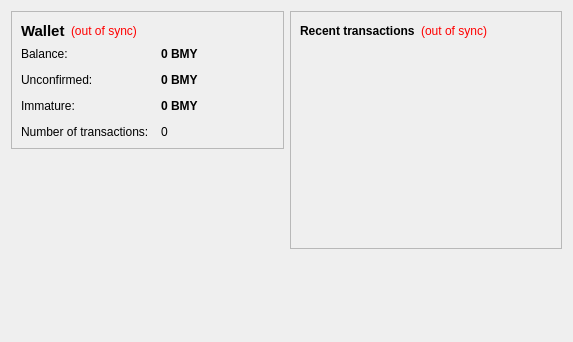
<?xml version="1.0" encoding="UTF-8"?>
<ui version="4.0">
 <class>OverviewPage</class>
 <widget class="QWidget" name="OverviewPage">
  <property name="geometry">
   <rect>
    <x>0</x>
    <y>0</y>
    <width>573</width>
    <height>342</height>
   </rect>
  </property>
  <property name="windowTitle">
   <string>Form</string>
  </property>
  <layout class="QHBoxLayout" name="horizontalLayout" stretch="1,1">
   <item>
    <layout class="QVBoxLayout" name="verticalLayout_2">
     <item>
      <widget class="QFrame" name="frame">
       <property name="frameShape">
        <enum>QFrame::StyledPanel</enum>
       </property>
       <property name="frameShadow">
        <enum>QFrame::Raised</enum>
       </property>
       <layout class="QVBoxLayout" name="verticalLayout_4">
        <item>
         <layout class="QHBoxLayout" name="horizontalLayout_4">
          <item>
           <widget class="QLabel" name="label_5">
            <property name="font">
             <font>
              <pointsize>11</pointsize>
              <weight>75</weight>
              <bold>true</bold>
             </font>
            </property>
            <property name="text">
             <string>Wallet</string>
            </property>
           </widget>
          </item>
          <item>
           <widget class="QLabel" name="labelWalletStatus">
            <property name="toolTip">
             <string>The displayed information may be out of date. Your wallet automatically synchronizes with the BitMoneycoin network after a connection is established, but this process has not completed yet.</string>
            </property>
            <property name="styleSheet">
             <string notr="true">QLabel { color: red; }</string>
            </property>
            <property name="text">
             <string notr="true">(out of sync)</string>
            </property>
            <property name="alignment">
             <set>Qt::AlignLeading|Qt::AlignLeft|Qt::AlignVCenter</set>
            </property>
           </widget>
          </item>
          <item>
           <spacer name="horizontalSpacer_2">
            <property name="orientation">
             <enum>Qt::Horizontal</enum>
            </property>
            <property name="sizeHint" stdset="0">
             <size>
              <width>40</width>
              <height>20</height>
             </size>
            </property>
           </spacer>
          </item>
         </layout>
        </item>
        <item>
         <layout class="QFormLayout" name="formLayout_2">
          <property name="fieldGrowthPolicy">
           <enum>QFormLayout::AllNonFixedFieldsGrow</enum>
          </property>
          <property name="horizontalSpacing">
           <number>12</number>
          </property>
          <property name="verticalSpacing">
           <number>12</number>
          </property>
          <item row="0" column="0">
           <widget class="QLabel" name="label">
            <property name="text">
             <string>Balance:</string>
            </property>
           </widget>
          </item>
          <item row="0" column="1">
           <widget class="QLabel" name="labelBalance">
            <property name="font">
             <font>
              <weight>75</weight>
              <bold>true</bold>
             </font>
            </property>
            <property name="cursor">
             <cursorShape>IBeamCursor</cursorShape>
            </property>
            <property name="toolTip">
             <string>Your current balance</string>
            </property>
            <property name="text">
             <string notr="true">0 BMY</string>
            </property>
            <property name="textInteractionFlags">
             <set>Qt::LinksAccessibleByMouse|Qt::TextSelectableByKeyboard|Qt::TextSelectableByMouse</set>
            </property>
           </widget>
          </item>
          <item row="1" column="0">
           <widget class="QLabel" name="label_3">
            <property name="text">
             <string>Unconfirmed:</string>
            </property>
           </widget>
          </item>
          <item row="1" column="1">
           <widget class="QLabel" name="labelUnconfirmed">
            <property name="font">
             <font>
              <weight>75</weight>
              <bold>true</bold>
             </font>
            </property>
            <property name="cursor">
             <cursorShape>IBeamCursor</cursorShape>
            </property>
            <property name="toolTip">
             <string>Total of transactions that have yet to be confirmed, and do not yet count toward the current balance</string>
            </property>
            <property name="text">
             <string notr="true">0 BMY</string>
            </property>
            <property name="textInteractionFlags">
             <set>Qt::LinksAccessibleByMouse|Qt::TextSelectableByKeyboard|Qt::TextSelectableByMouse</set>
            </property>
           </widget>
          </item>
          <item row="3" column="0">
           <widget class="QLabel" name="label_2">
            <property name="text">
             <string>Number of transactions:</string>
            </property>
           </widget>
          </item>
          <item row="3" column="1">
           <widget class="QLabel" name="labelNumTransactions">
            <property name="toolTip">
             <string>Total number of transactions in wallet</string>
            </property>
            <property name="text">
             <string notr="true">0</string>
            </property>
           </widget>
          </item>
          <item row="2" column="0">
           <widget class="QLabel" name="labelImmatureText">
            <property name="text">
             <string>Immature:</string>
            </property>
           </widget>
          </item>
          <item row="2" column="1">
           <widget class="QLabel" name="labelImmature">
            <property name="font">
             <font>
              <weight>75</weight>
              <bold>true</bold>
             </font>
            </property>
            <property name="toolTip">
             <string>Mined balance that has not yet matured</string>
            </property>
            <property name="text">
             <string notr="true">0 BMY</string>
            </property>
            <property name="textInteractionFlags">
             <set>Qt::LinksAccessibleByMouse|Qt::TextSelectableByKeyboard|Qt::TextSelectableByMouse</set>
            </property>
           </widget>
          </item>
         </layout>
        </item>
       </layout>
      </widget>
     </item>
     <item>
      <spacer name="verticalSpacer">
       <property name="orientation">
        <enum>Qt::Vertical</enum>
       </property>
       <property name="sizeHint" stdset="0">
        <size>
         <width>20</width>
         <height>40</height>
        </size>
       </property>
      </spacer>
     </item>
    </layout>
   </item>
   <item>
    <layout class="QVBoxLayout" name="verticalLayout_3">
     <item>
      <widget class="QFrame" name="frame_2">
       <property name="frameShape">
        <enum>QFrame::StyledPanel</enum>
       </property>
       <property name="frameShadow">
        <enum>QFrame::Raised</enum>
       </property>
       <layout class="QVBoxLayout" name="verticalLayout">
        <item>
         <layout class="QHBoxLayout" name="horizontalLayout_2">
          <item>
           <widget class="QLabel" name="label_4">
            <property name="text">
             <string>&lt;b&gt;Recent transactions&lt;/b&gt;</string>
            </property>
           </widget>
          </item>
          <item>
           <widget class="QLabel" name="labelTransactionsStatus">
            <property name="toolTip">
             <string>The displayed information may be out of date. Your wallet automatically synchronizes with the BitMoneycoin network after a connection is established, but this process has not completed yet.</string>
            </property>
            <property name="styleSheet">
             <string notr="true">QLabel { color: red; }</string>
            </property>
            <property name="text">
             <string notr="true">(out of sync)</string>
            </property>
            <property name="alignment">
             <set>Qt::AlignRight|Qt::AlignTrailing|Qt::AlignVCenter</set>
            </property>
           </widget>
          </item>
          <item>
           <spacer name="horizontalSpacer">
            <property name="orientation">
             <enum>Qt::Horizontal</enum>
            </property>
            <property name="sizeHint" stdset="0">
             <size>
              <width>40</width>
              <height>20</height>
             </size>
            </property>
           </spacer>
          </item>
         </layout>
        </item>
        <item>
         <widget class="QListView" name="listTransactions">
          <property name="styleSheet">
           <string notr="true">QListView { background: transparent; }</string>
          </property>
          <property name="frameShape">
           <enum>QFrame::NoFrame</enum>
          </property>
          <property name="verticalScrollBarPolicy">
           <enum>Qt::ScrollBarAlwaysOff</enum>
          </property>
          <property name="horizontalScrollBarPolicy">
           <enum>Qt::ScrollBarAlwaysOff</enum>
          </property>
          <property name="selectionMode">
           <enum>QAbstractItemView::NoSelection</enum>
          </property>
         </widget>
        </item>
       </layout>
      </widget>
     </item>
     <item>
      <spacer name="verticalSpacer_2">
       <property name="orientation">
        <enum>Qt::Vertical</enum>
       </property>
       <property name="sizeHint" stdset="0">
        <size>
         <width>20</width>
         <height>40</height>
        </size>
       </property>
      </spacer>
     </item>
    </layout>
   </item>
  </layout>
 </widget>
 <resources/>
 <connections/>
</ui>
